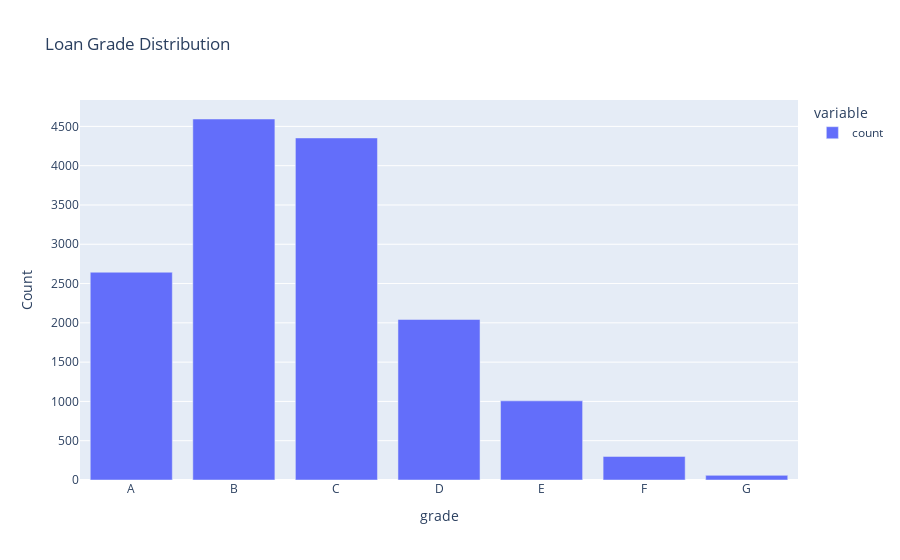
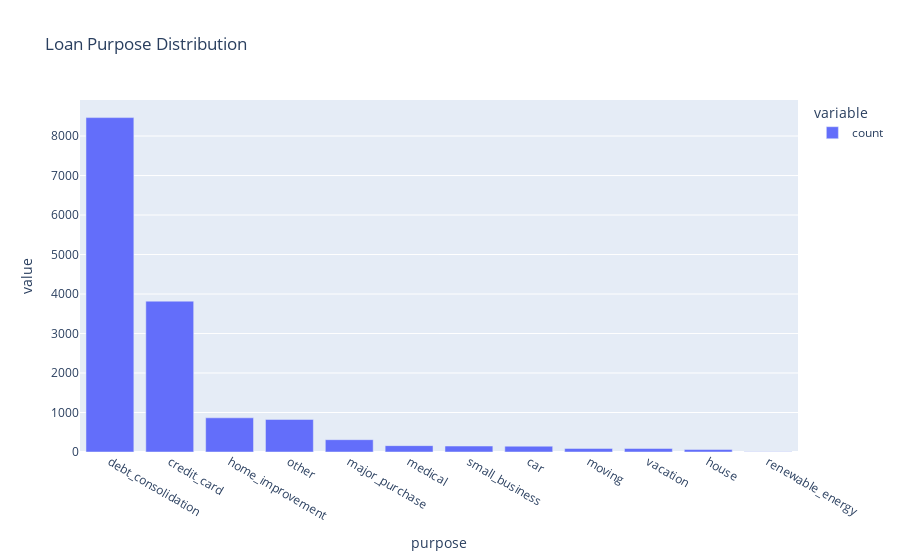
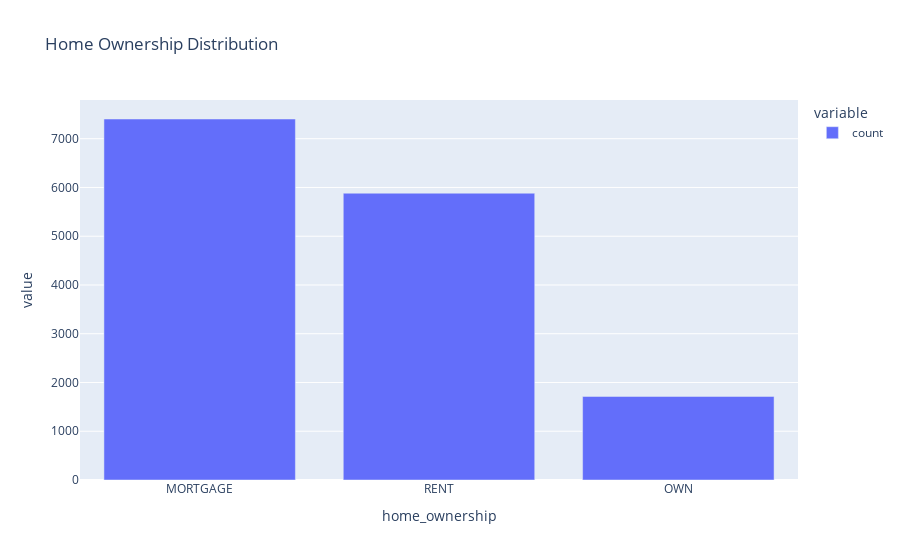

Notebook source saved alongside these figures, in order:
### Markdown cell above
#### Categorical Features

### Code cell
# Grade distribution
fig = px.bar(df_subset['grade'].value_counts().sort_index(),
             title='Loan Grade Distribution',
             labels={'index': 'Grade', 'value': 'Count'})
fig.show()

# Purpose
fig = px.bar(df_subset['purpose'].value_counts(),
             title='Loan Purpose Distribution')
fig.show()

# Home ownership
fig = px.bar(df_subset['home_ownership'].value_counts(),
             title='Home Ownership Distribution')
fig.show()

### Figure 1 — Plotly figure (JSON) as saved in the notebook; plotly's stock layout.template omitted (floating-point values rounded to 4 significant figures)
{"data": [{"hovertemplate": "variable=count<br>grade=%{x}<br>Count=%{y}<extra></extra>", "legendgroup": "count", "marker": {"color": "#636efa", "pattern": {"shape": ""}}, "name": "count", "orientation": "v", "showlegend": true, "textposition": "auto", "type": "bar", "x": ["A", "B", "C", "D", "E", "F", "G"], "xaxis": "x", "y": [2644, 4594, 4353, 2043, 1007, 300, 59], "yaxis": "y"}], "layout": {"barmode": "relative", "legend": {"title": {"text": "variable"}, "tracegroupgap": 0}, "title": {"text": "Loan Grade Distribution"}, "xaxis": {"anchor": "y", "domain": [0, 1], "title": {"text": "grade"}}, "yaxis": {"anchor": "x", "domain": [0, 1], "title": {"text": "Count"}}}}

### Figure 2 — Plotly figure (JSON) as saved in the notebook; plotly's stock layout.template omitted (floating-point values rounded to 4 significant figures)
{"data": [{"hovertemplate": "variable=count<br>purpose=%{x}<br>value=%{y}<extra></extra>", "legendgroup": "count", "marker": {"color": "#636efa", "pattern": {"shape": ""}}, "name": "count", "orientation": "v", "showlegend": true, "textposition": "auto", "type": "bar", "x": ["debt_consolidation", "credit_card", "home_improvement", "other", "major_purchase", "medical", "small_business", "car", "moving", "vacation", "house", "renewable_energy"], "xaxis": "x", "y": [8467, 3819, 866, 825, 312, 161, 151, 147, 91, 89, 64, 8], "yaxis": "y"}], "layout": {"barmode": "relative", "legend": {"title": {"text": "variable"}, "tracegroupgap": 0}, "title": {"text": "Loan Purpose Distribution"}, "xaxis": {"anchor": "y", "domain": [0, 1], "title": {"text": "purpose"}}, "yaxis": {"anchor": "x", "domain": [0, 1], "title": {"text": "value"}}}}

### Figure 3 — Plotly figure (JSON) as saved in the notebook; plotly's stock layout.template omitted (floating-point values rounded to 4 significant figures)
{"data": [{"hovertemplate": "variable=count<br>home_ownership=%{x}<br>value=%{y}<extra></extra>", "legendgroup": "count", "marker": {"color": "#636efa", "pattern": {"shape": ""}}, "name": "count", "orientation": "v", "showlegend": true, "textposition": "auto", "type": "bar", "x": ["MORTGAGE", "RENT", "OWN"], "xaxis": "x", "y": [7404, 5882, 1714], "yaxis": "y"}], "layout": {"barmode": "relative", "legend": {"title": {"text": "variable"}, "tracegroupgap": 0}, "title": {"text": "Home Ownership Distribution"}, "xaxis": {"anchor": "y", "domain": [0, 1], "title": {"text": "home_ownership"}}, "yaxis": {"anchor": "x", "domain": [0, 1], "title": {"text": "value"}}}}
